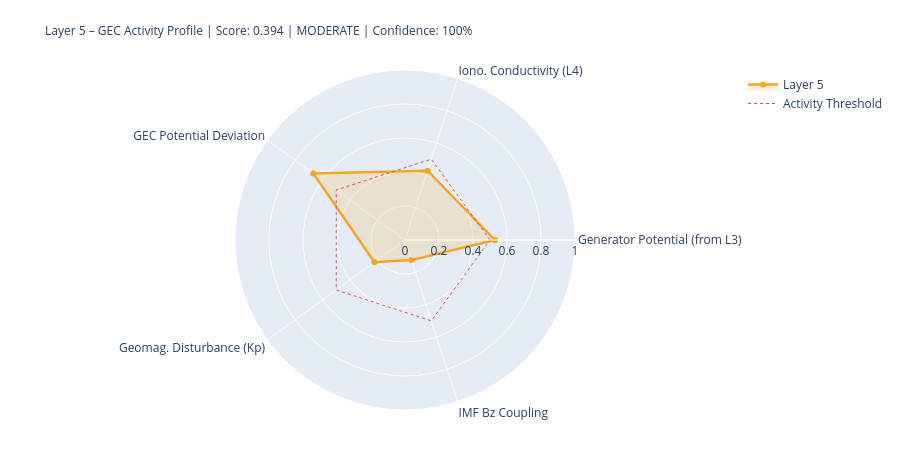

The notebook cell this image was saved under:
### Markdown cell above
---
## 5. State Assessment & Handoff to Layer 6

### Code cell
# ============================================================
# LAYER-5-SCORE
# ============================================================

# Components
# 1) Generator activity (Layer-3-driven)
gen_score = norm(generator_strength, 0.3, 2.0)
gen_src   = 'from_layer3' if l3_thunder_score is not None else 'estimated'

# 2) Ionospheric conductivity (Layer-4-driven)
iono_score = norm(iono_cond_factor, 0.7, 1.4)
iono_src   = 'from_layer4' if l4_ioniz is not None else 'estimated'

# 3) GEC potential deviation from reference
pot_score = norm(abs(delta_V_pct), 0, 30)  # 0 = at reference, 1 = 30% deviation
pot_src   = 'derived'

# 4) Geomagnetic disturbance (Kp) – modulates vertical currents
kp_score = norm(kp_val, 0, 9)
kp_src   = 'primary' if kp_now is not None else 'from_layer4'

# 5) IMF Bz coupling (southward = stronger M-I coupling → GEC influence)
bz_score = norm(-(bz_now or 0), -5, 30) if bz_now is not None else None
bz_src   = 'primary' if bz_now is not None else 'missing'

COMPONENTS = {
    'Generator Potential (from L3)':  {'score': gen_score,   'source': 'derived_from_layer3', 'dynamic': True},
    'Iono. Conductivity (L4)':      {'score': iono_score,  'source': iono_src, 'dynamic': True},
    'GEC Potential Deviation':      {'score': pot_score,   'source': pot_src,  'dynamic': True},
    'Geomag. Disturbance (Kp)':         {'score': kp_score,    'source': kp_src,   'dynamic': True},
    'IMF Bz Coupling':               {'score': bz_score,    'source': bz_src,   'dynamic': True},
}

available   = {k: v['score'] for k, v in COMPONENTS.items() if v['score'] is not None}
unavailable = [k for k, v in COMPONENTS.items() if v['score'] is None]
layer5_score = round(sum(available.values()) / len(available), 4) if available else None
confidence   = round(len(available) / len(COMPONENTS), 2)
level = ('unknown' if layer5_score is None
         else 'quiet'   if layer5_score < 0.3
         else 'moderate' if layer5_score < 0.6
         else 'active')
dominant_l5 = max(available, key=available.get) if available else 'none'

# Kp consistency: separate 1-min raw value from score value
kp_1m_raw   = kp_now          # directly from API (can be 0.0 during live measurement)
kp_for_score = kp_val          # from Layer-0 context or estimated value if needed
kp_score_src = kp_src

W = 68
print('=' * W)
print('LAYER 5 – GLOBAL ELECTRIC CIRCUIT – STATE ASSESSMENT')
print('=' * W)
for name, comp in COMPONENTS.items():
    s = comp['score']
    if s is not None:
        bar = '█' * int(s*20) + '░' * (20-int(s*20))
        print(f'  {name:<34} {bar}  {s:.3f}  [{comp["source"]}]')
    else:
        print(f'  {name:<34} {"─"*20}  n/a   [missing]')
print('-' * W)
print(f'  Score:         {layer5_score:.3f}  ({len(available)}/{len(COMPONENTS)} components)')
print(f'  Confidence:    {confidence:.0%}')
print(f'  Level:         {level.upper()}')
print(f'  Dominant:      {dominant_l5}')
print(f'  V_iono:        {V_iono_mod:.1f} kV  (Δ {delta_V_pct:+.1f}% vs. Ref)')
print(f'  I_total:       {I_total_mod:.1f} A   (Δ {delta_I_pct:+.1f}% vs. Ref)')
print('=' * W)

# Radar
cats   = list(available.keys())
vals_r = list(available.values())
if len(cats) >= 3:
    fig = go.Figure()
    fig.add_trace(go.Scatterpolar(
        r=vals_r + [vals_r[0]], theta=cats + [cats[0]],
        fill='toself', fillcolor='rgba(242,166,35,0.18)',
        line=dict(color='#F2A623', width=2.5), name='Layer 5'
    ))
    fig.add_trace(go.Scatterpolar(
        r=[0.5]*(len(cats)+1), theta=cats+[cats[0]],
        line=dict(color='#E24B4A', dash='dot', width=1),
        mode='lines', name='Activity Threshold'
    ))
    fig.update_layout(
        title=dict(
            text=f'Layer 5 – GEC Activity Profile | Score: {layer5_score:.3f} | {level.upper()} | Confidence: {confidence:.0%}',
            font=dict(size=12)
        ),
        polar=dict(radialaxis=dict(visible=True, range=[0,1])),
        height=450, showlegend=True,
        margin=dict(l=80, r=80, t=70, b=40)
    )
    fig.show()

### Figure 1 — Plotly figure (JSON) as saved in the notebook; plotly's stock layout.template omitted (floating-point values rounded to 4 significant figures)
{"data": [{"fill": "toself", "fillcolor": "rgba(242,166,35,0.18)", "line": {"color": "#F2A623", "width": 2.5}, "name": "Layer 5", "r": [0.5294, 0.4287, 0.6667, 0.2222, 0.1243, 0.5294], "theta": ["Generator Potential (from L3)", "Iono. Conductivity (L4)", "GEC Potential Deviation", "Geomag. Disturbance (Kp)", "IMF Bz Coupling", "Generator Potential (from L3)"], "type": "scatterpolar"}, {"line": {"color": "#E24B4A", "dash": "dot", "width": 1}, "mode": "lines", "name": "Activity Threshold", "r": [0.5, 0.5, 0.5, 0.5, 0.5, 0.5], "theta": ["Generator Potential (from L3)", "Iono. Conductivity (L4)", "GEC Potential Deviation", "Geomag. Disturbance (Kp)", "IMF Bz Coupling", "Generator Potential (from L3)"], "type": "scatterpolar"}], "layout": {"height": 450, "margin": {"b": 40, "l": 80, "r": 80, "t": 70}, "polar": {"radialaxis": {"range": [0, 1], "visible": true}}, "showlegend": true, "title": {"font": {"size": 12}, "text": "Layer 5 – GEC Activity Profile | Score: 0.394 | MODERATE | Confidence: 100%"}}}
